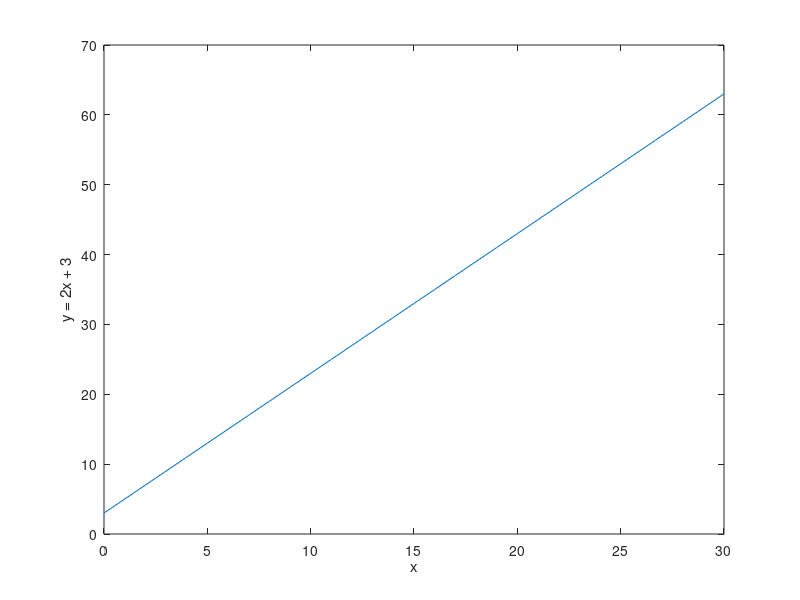

Here is the MATLAB script that generated this plot:
disp ("Question 1:");
disp ("(a)");
printf ("11^3 + 12^3 - 7^3 = %d\n", 11^3 + 12^3 - 7^3);
printf ("15! = %d\n", factorial (15));

disp ("(b)");
A = [1 2 3
     4 5 6
     7 8 9];
B = eye (3);

disp ("(b.i)");
disp ("A + B = ");
disp (A + B);

disp ("(b.ii)");
disp ("A' = ");
disp (A');

disp ("(b.iii)");
disp ("A^-1 = ");
disp (inv (A));

disp ("(c.i)");
printf ("x^2 = 19  ->  x = %g\n", sqrt (19));
disp ("(c.ii)");
printf ("x^4 = 55  ->  x = %g\n", sqrt (sqrt (19)));

disp ("(d)");
X = 0 : 30;
Y = X * 2 + 3;
plot (X, Y);
xlabel ("x");
ylabel ("y = 2x + 3");
disp ("Press any key to continue...");
kbhit;
